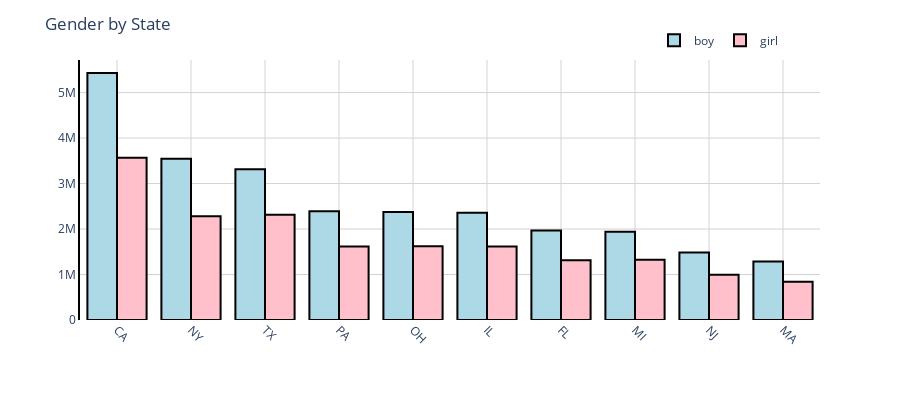

This figure's notebook cell:
### Code cell
import plotly.express as px

fig2 = px.histogram(data_fig2, x="state", y="num",
             color='gender', barmode='group',
             height=400,
             color_discrete_map={
            'boy': 'lightblue',
            'girl': 'pink'})
fig2.update_layout(xaxis_title=None,yaxis_title=None,plot_bgcolor = "white")
fig2.update_xaxes(tickangle=45)
fig2.update_xaxes(showgrid=True, gridwidth=1, gridcolor='lightgrey')
fig2.update_yaxes(showgrid=True, gridwidth=1, gridcolor='lightgrey')
#fig.update_xaxes(showline=True, linewidth=2, linecolor='black')
fig2.update_yaxes(showline=True, linewidth=2, linecolor='black')
fig2.update_layout(
    title = 'Gender by State',
    xaxis_tickformat = '<br>'
)

fig2.update_layout(legend=dict(title=None,
    orientation="h",
    yanchor="bottom",
    y=1.02,
    xanchor="right",
    x=0.95,

))

fig2.update_traces(
                  marker=dict( line=dict(color='#000000', width=2)))
fig2.show()

### Figure 1 — Plotly figure (JSON) as saved in the notebook; plotly's stock layout.template omitted (floating-point values rounded to 4 significant figures)
{"data": [{"alignmentgroup": "True", "bingroup": "x", "histfunc": "sum", "hovertemplate": "gender=boy<br>state=%{x}<br>sum of num=%{y}<extra></extra>", "legendgroup": "boy", "marker": {"color": "lightblue", "line": {"color": "#000000", "width": 2}, "pattern": {"shape": ""}}, "name": "boy", "offsetgroup": "boy", "orientation": "v", "showlegend": true, "type": "histogram", "x": ["CA", "NY", "TX", "PA", "OH", "IL", "FL", "MI", "NJ", "MA"], "xaxis": "x", "y": [5430796, 3543961, 3311985, 2390275, 2376385, 2357411, 1968060, 1938321, 1486126, 1285126], "yaxis": "y"}, {"alignmentgroup": "True", "bingroup": "x", "histfunc": "sum", "hovertemplate": "gender=girl<br>state=%{x}<br>sum of num=%{y}<extra></extra>", "legendgroup": "girl", "marker": {"color": "pink", "line": {"color": "#000000", "width": 2}, "pattern": {"shape": ""}}, "name": "girl", "offsetgroup": "girl", "orientation": "v", "showlegend": true, "type": "histogram", "x": ["CA", "NY", "TX", "PA", "OH", "IL", "FL", "MI", "NJ", "MA"], "xaxis": "x", "y": [3567754, 2280733, 2313186, 1615383, 1622814, 1614427, 1312593, 1326229, 992702, 842146], "yaxis": "y"}], "layout": {"barmode": "group", "height": 400, "legend": {"orientation": "h", "title": {}, "tracegroupgap": 0, "x": 0.95, "xanchor": "right", "y": 1.02, "yanchor": "bottom"}, "margin": {"t": 60}, "plot_bgcolor": "white", "title": {"text": "Gender by State"}, "xaxis": {"anchor": "y", "domain": [0, 1], "gridcolor": "lightgrey", "gridwidth": 1, "showgrid": true, "tickangle": 45, "tickformat": "<br>", "title": {}}, "yaxis": {"anchor": "x", "domain": [0, 1], "gridcolor": "lightgrey", "gridwidth": 1, "linecolor": "black", "linewidth": 2, "showgrid": true, "showline": true, "title": {}}}}
